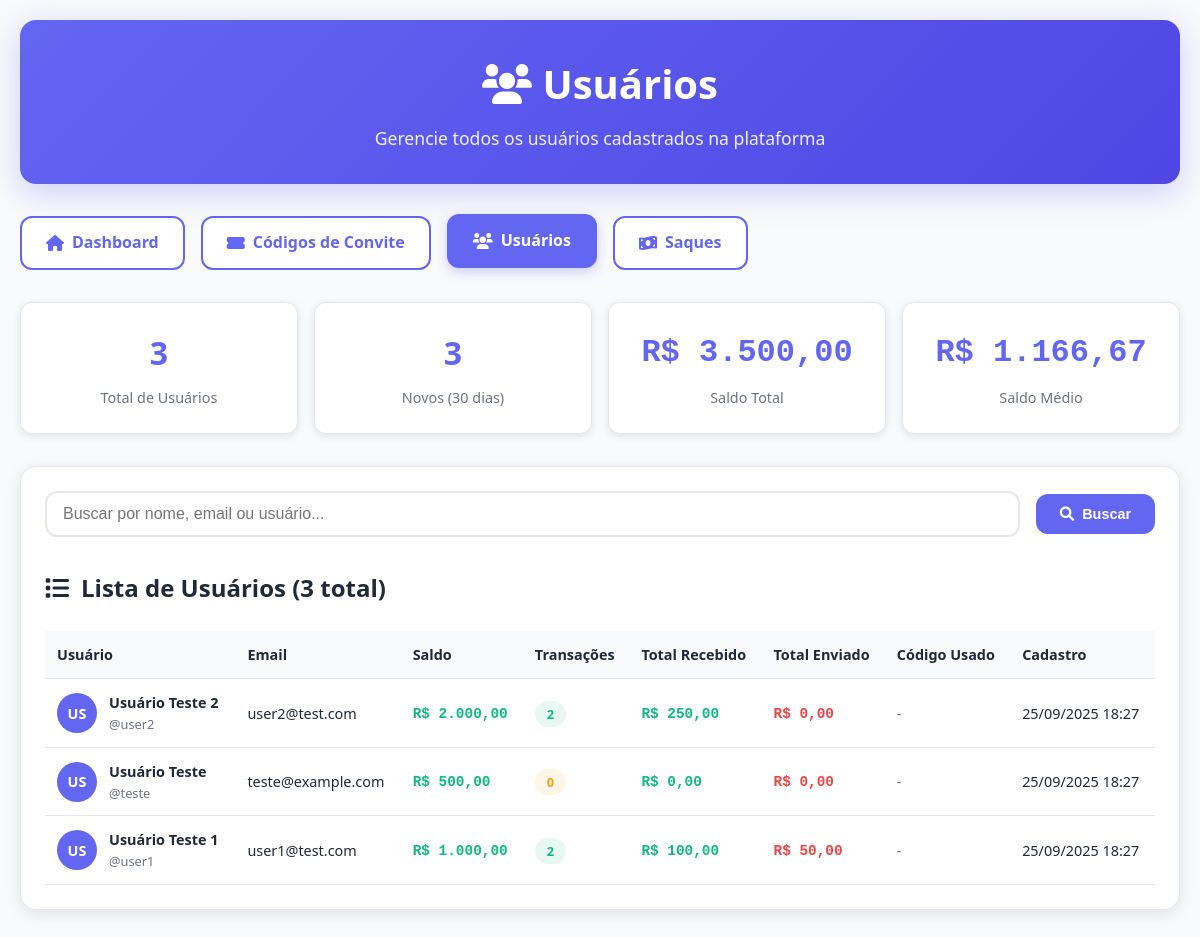
The app's page /admin/users.php (signed in) with its own data.
### tables this page shows
CREATE TABLE `users` (
  `id` varchar(50) NOT NULL,
  `email` varchar(255) NOT NULL UNIQUE,
  `username` varchar(100) NOT NULL,
  `password` varchar(255) NOT NULL,
  `fullName` varchar(255) DEFAULT NULL,
  `cpf_cnpj` varchar(14) DEFAULT NULL,
  `phone` varchar(20) DEFAULT NULL,
  `balance` decimal(10,2) DEFAULT 0.00,
  `asaas_customer_id` varchar(100) DEFAULT NULL,
  `created_at` timestamp DEFAULT CURRENT_TIMESTAMP,
  `updated_at` timestamp DEFAULT CURRENT_TIMESTAMP ON UPDATE CURRENT_TIMESTAMP,
  PRIMARY KEY (`id`),
  UNIQUE KEY `unique_email` (`email`),
  INDEX `idx_asaas_customer_id` (`asaas_customer_id`)
);

### admin/config.php (called while the page is built, shortened)
<?php
function formatDate($date) {
    return date('d/m/Y H:i', strtotime($date));
}
function formatMoney($value) {
    return number_format($value, 2, ',', '.');
}
?>

### admin/users.php (the view, shortened to what this page needs)
<?php
require_once 'config.php';
$page = max(1, (int)($_GET['page'] ?? 1));
$limit = 20;
$offset = ($page - 1) * $limit;
$search = $_GET['search'] ?? '';
$whereClause = '';
$params = [];
$countQuery = "SELECT COUNT(*) as total FROM users $whereClause";
$stmt = $pdo->prepare($countQuery);
$stmt->execute($params);
$totalUsers = $stmt->fetch()['total'];
$usersQuery = "
    SELECT u.*,
           ic.code as invite_code_used,
           COUNT(t.id) as transaction_count,
           COALESCE(SUM(CASE WHEN t.type IN ('deposit', 'transfer_in') THEN t.amount ELSE 0 END), 0) as total_received,
           COALESCE(SUM(CASE WHEN t.type IN ('withdraw', 'transfer_out') THEN t.amount ELSE 0 END), 0) as total_sent
    FROM users u
    LEFT JOIN invite_codes ic ON ic.used_by_user_id COLLATE utf8mb4_unicode_ci = u.id COLLATE utf8mb4_unicode_ci
    LEFT JOIN transactions t ON t.user_id COLLATE utf8mb4_unicode_ci = u.id COLLATE utf8mb4_unicode_ci
    $whereClause
    GROUP BY u.id, ic.code
    ORDER BY u.created_at DESC
    LIMIT $limit OFFSET $offset
";
$stmt = $pdo->prepare($usersQuery);
$stmt->execute($params);
$users = $stmt->fetchAll();
$statsQuery = "
    SELECT
        COUNT(*) as total_users,
        COUNT(CASE WHEN created_at >= DATE_SUB(NOW(), INTERVAL 30 DAY) THEN 1 END) as new_users_30d,
        SUM(balance) as total_balance,
        AVG(balance) as avg_balance
    FROM users
";
$stats = $pdo->query($statsQuery)->fetch();
?>
<!DOCTYPE html>
<html lang="pt-BR">
<head>
    <link href="https://cdnjs.cloudflare.com/ajax/libs/font-awesome/6.0.0/css/all.min.css" rel="stylesheet">
</head>
<body>
    <div class="container">
        <div class="header">
            <h1><i class="fas fa-users"></i> Usuários</h1>
            <p>Gerencie todos os usuários cadastrados na plataforma</p>
        </div>
        <nav class="nav">
            <a href="index.php" class="nav-item">
                <i class="fas fa-home"></i> Dashboard
            </a>
            <a href="invite-codes.php" class="nav-item">
                <i class="fas fa-ticket-alt"></i> Códigos de Convite
            </a>
            <a href="users.php" class="nav-item active">
                <i class="fas fa-users"></i> Usuários
            </a>
            <a href="withdrawals.php" class="nav-item">
                <i class="fas fa-money-bill-wave"></i> Saques
            </a>
        </nav>
        <div class="stats-grid">
            <div class="stat-card">
                <div class="stat-value"><?= number_format($stats['total_users']) ?></div>
                <div class="stat-label">Total de Usuários</div>
            </div>
            <div class="stat-card">
                <div class="stat-value"><?= number_format($stats['new_users_30d']) ?></div>
                <div class="stat-label">Novos (30 dias)</div>
            </div>
            <div class="stat-card">
                <div class="stat-value money">R$ <?= formatMoney($stats['total_balance']) ?></div>
                <div class="stat-label">Saldo Total</div>
            </div>
            <div class="stat-card">
                <div class="stat-value money">R$ <?= formatMoney($stats['avg_balance']) ?></div>
                <div class="stat-label">Saldo Médio</div>
            </div>
        </div>
        <div class="card">
            <div class="search-bar">
                <input
                    type="text"
                    class="search-input"
                    placeholder="Buscar por nome, email ou usuário..."
                    value="<?= htmlspecialchars($search) ?>"
                    onkeypress="if(event.key === 'Enter') window.location.href = '?search=' + encodeURIComponent(this.value)"
                >
                <button class="btn btn-primary" onclick="window.location.href = '?search=' + encodeURIComponent(document.querySelector('.search-input').value)">
                    <i class="fas fa-search"></i> Buscar
                </button>
            </div>
            <h2 class="section-title">
                <i class="fas fa-list"></i>
                Lista de Usuários (<?= number_format($totalUsers) ?> total)
            </h2>
            <?php if (!empty($users)): ?>
                <table class="table">
                    <thead>
                        <tr>
                            <th>Usuário</th>
                            <th>Email</th>
                            <th>Saldo</th>
                            <th>Transações</th>
                            <th>Total Recebido</th>
                            <th>Total Enviado</th>
                            <th>Código Usado</th>
                            <th>Cadastro</th>
                        </tr>
                    </thead>
                    <tbody>
                        <?php foreach ($users as $user): ?>
                        <tr>
                            <td>
                                <div style="display: flex; align-items: center; gap: 12px;">
                                    <div class="user-avatar">
                                        <?= strtoupper(substr($user['fullName'] ?: $user['username'], 0, 2)) ?>
                                    </div>
                                    <div>
                                        <div style="font-weight: 600;"><?= htmlspecialchars($user['fullName'] ?: $user['username']) ?></div>
                                        <div style="font-size: 0.8rem; color: var(--text-secondary);">@<?= htmlspecialchars($user['username']) ?></div>
                                    </div>
                                </div>
                            </td>
                            <td><?= htmlspecialchars($user['email']) ?></td>
                            <td>
                                <span class="money <?= $user['balance'] >= 0 ? 'positive' : 'negative' ?>">
                                    R$ <?= formatMoney($user['balance']) ?>
                                </span>
                            </td>
                            <td>
                                <span class="badge badge-<?= $user['transaction_count'] > 0 ? 'success' : 'warning' ?>">
                                    <?= number_format($user['transaction_count']) ?>
                                </span>
                            </td>
                            <td>
                                <span class="money positive">R$ <?= formatMoney($user['total_received']) ?></span>
                            </td>
                            <td>
                                <span class="money negative">R$ <?= formatMoney($user['total_sent']) ?></span>
                            </td>
                            <td>
                                <?php if ($user['invite_code_used']): ?>
                                    <code style="background: var(--secondary); padding: 2px 6px; border-radius: 4px; font-size: 0.8rem;">
                                        <?= htmlspecialchars($user['invite_code_used']) ?>
                                    </code>
                                <?php else: ?>
                                    <span style="color: var(--text-secondary);">-</span>
                                <?php endif; ?>
                            </td>
                            <td><?= formatDate($user['created_at']) ?></td>
                        </tr>
                        <?php endforeach; ?>
                    </tbody>
                </table>
            <?php endif; ?>
        </div>
    </div>
</body>
</html>

### admin/users.php (style rules this page uses)
* { margin: 0; padding: 0; box-sizing: border-box; }
:root { --primary: #6366f1; --primary-dark: #4f46e5; --secondary: #f8fafc; --success: #10b981; --error: #ef4444; --warning: #f59e0b; --text-primary: #1f2937; --text-secondary: #6b7280; --border: #e5e7eb; --background: #f9fafb; }
body { font-family: 'Segoe UI', Tahoma, Geneva, Verdana, sans-serif; background: var(--background); color: var(--text-primary); line-height: 1.6; }
.container { max-width: 1400px; margin: 0 auto; padding: 20px; }
.header { background: linear-gradient(135deg, var(--primary), var(--primary-dark)); color: white; padding: 2rem 0; margin-bottom: 2rem; border-radius: 16px; box-shadow: 0 8px 32px rgba(99, 102, 241, 0.3); }
.header h1 { font-size: 2.5rem; font-weight: 700; margin-bottom: 0.5rem; text-align: center; }
.header p { text-align: center; opacity: 0.9; font-size: 1.1rem; }
.nav { display: flex; gap: 1rem; margin-bottom: 2rem; flex-wrap: wrap; }
.nav-item { background: white; border: 2px solid var(--primary); color: var(--primary); padding: 12px 24px; border-radius: 12px; text-decoration: none; font-weight: 600; transition: all 0.3s ease; display: flex; align-items: center; gap: 8px; }
.nav-item:hover, .nav-item.active { background: var(--primary); color: white; transform: translateY(-2px); box-shadow: 0 4px 12px rgba(99, 102, 241, 0.3); }
.card { background: white; border-radius: 16px; padding: 1.5rem; box-shadow: 0 4px 16px rgba(0, 0, 0, 0.1); border: 1px solid var(--border); margin-bottom: 2rem; }
.section-title { font-size: 1.5rem; font-weight: 700; margin-bottom: 1.5rem; color: var(--text-primary); display: flex; align-items: center; gap: 12px; }
.stats-grid { display: grid; grid-template-columns: repeat(auto-fit, minmax(200px, 1fr)); gap: 1rem; margin-bottom: 2rem; }
.stat-card { background: white; border-radius: 12px; padding: 1.5rem; text-align: center; box-shadow: 0 2px 8px rgba(0, 0, 0, 0.1); border: 1px solid var(--border); }
.stat-value { font-size: 2rem; font-weight: 700; color: var(--primary); margin-bottom: 0.5rem; }
.stat-label { color: var(--text-secondary); font-size: 0.9rem; }
.search-bar { display: flex; gap: 1rem; margin-bottom: 2rem; align-items: center; }
.search-input { flex: 1; padding: 12px 16px; border: 2px solid var(--border); border-radius: 12px; font-size: 1rem; }
.btn { padding: 12px 24px; border: none; border-radius: 12px; font-weight: 600; cursor: pointer; transition: all 0.3s ease; text-decoration: none; display: inline-flex; align-items: center; gap: 8px; font-size: 0.9rem; }
.btn-primary { background: var(--primary); color: white; }
.table { width: 100%; border-collapse: collapse; margin-top: 1rem; font-size: 0.9rem; }
.table th, .table td { padding: 12px; text-align: left; border-bottom: 1px solid var(--border); }
.table th { background: var(--secondary); font-weight: 600; color: var(--text-primary); position: sticky; top: 0; }
.badge { padding: 4px 12px; border-radius: 20px; font-size: 0.8rem; font-weight: 600; text-transform: uppercase; }
.badge-success { background: rgba(16, 185, 129, 0.1); color: var(--success); }
.badge-warning { background: rgba(245, 158, 11, 0.1); color: var(--warning); }
.user-avatar { width: 40px; height: 40px; border-radius: 50%; background: var(--primary); color: white; display: flex; align-items: center; justify-content: center; font-weight: bold; font-size: 0.9rem; }
.money { font-family: 'Monaco', 'Menlo', 'Ubuntu Mono', monospace; font-weight: 700; }
.positive { color: var(--success); }
.negative { color: var(--error); }

### records on screen
users: fullName "US", fullName "Usuário Teste 2", username "user2", email "user2@test.com", balance "2.000,00", transaction_count "2", total_received "250,00", total_sent "0,00", created_at "25/09/2025 18:27"
users: fullName "US", fullName "Usuário Teste", username "teste", email "teste@example.com", balance "500,00", transaction_count "0", total_received "0,00", total_sent "0,00", created_at "25/09/2025 18:27"
users: fullName "US", fullName "Usuário Teste 1", username "user1", email "user1@test.com", balance "1.000,00", transaction_count "2", total_received "100,00", total_sent "50,00", created_at "25/09/2025 18:27"

### other values on screen
$stats['total_users'] "3"
$stats['new_users_30d'] "3"
formatMoney($stats['total_balance']) "3.500,00"
formatMoney($stats['avg_balance']) "1.166,67"
$totalUsers "3"
